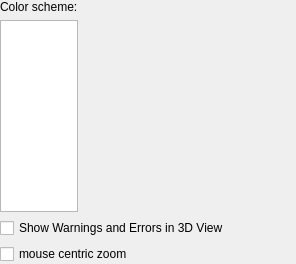
      <widget class="QWidget" name="page3DView">
       <layout class="QVBoxLayout" name="verticalLayout_4">
        <property name="leftMargin">
         <number>0</number>
        </property>
        <property name="topMargin">
         <number>0</number>
        </property>
        <property name="rightMargin">
         <number>0</number>
        </property>
        <property name="bottomMargin">
         <number>0</number>
        </property>
        <item>
         <layout class="QHBoxLayout" name="horizontalLayout" stretch="1,3">
          <item>
           <layout class="QVBoxLayout" name="verticalLayout_2">
            <item>
             <widget class="QLabel" name="label">
              <property name="text">
               <string>Color scheme:</string>
              </property>
             </widget>
            </item>
            <item>
             <widget class="QListWidget" name="colorSchemeChooser">
              <property name="sizePolicy">
               <sizepolicy hsizetype="Expanding" vsizetype="MinimumExpanding">
                <horstretch>0</horstretch>
                <verstretch>0</verstretch>
               </sizepolicy>
              </property>
              <property name="alternatingRowColors">
               <bool>false</bool>
              </property>
              <property name="currentRow">
               <number>-1</number>
              </property>
             </widget>
            </item>
           </layout>
          </item>
          <item>
           <spacer name="horizontalSpacer">
            <property name="orientation">
             <enum>Qt::Horizontal</enum>
            </property>
            <property name="sizeHint" stdset="0">
             <size>
              <width>40</width>
              <height>20</height>
             </size>
            </property>
           </spacer>
          </item>
         </layout>
        </item>
        <item>
         <widget class="QCheckBox" name="checkBoxShowWarningsIn3dView">
          <property name="text">
           <string>Show Warnings and Errors in 3D View</string>
          </property>
          <property name="checked">
           <bool>false</bool>
          </property>
         </widget>
        </item>
        <item>
         <widget class="QCheckBox" name="checkBoxMouseCentricZoom">
          <property name="text">
           <string>mouse centric zoom</string>
          </property>
          <property name="checked">
           <bool>false</bool>
          </property>
         </widget>
        </item>
       </layout>
      </widget>
